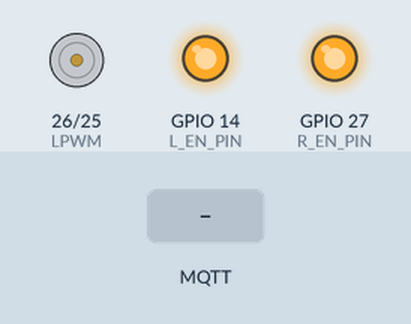
This sketch was run on a simulated ESP32. On the bench: motor-driver pin pairs drawn as motors (green arrow = first pin HIGH = forward, orange = second pin HIGH = backward, longer = more drive), output pins drawn as LEDs (lit = HIGH). The inputs (shaded band) are chosen by the test bench. WiFi joins after 1.5 s; servers stay silent unless stated; no MQTT or app messages arrive unless stated; what the sketch prints to the serial monitor is not drawn.

Above: at 2.8 s.
2.9 s: MQTT message "open" arrives on the first subscribed topic
At 4.1 s:
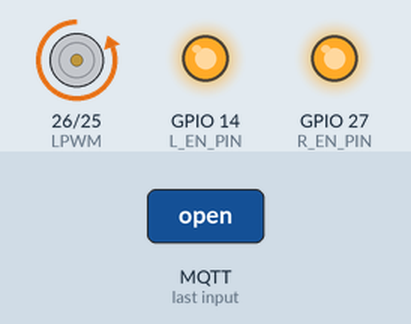
4.4 s: MQTT message "close" arrives on the first subscribed topic
At 5.2 s:
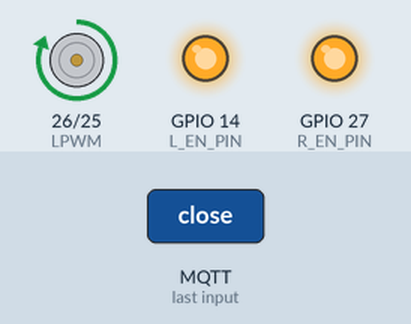
5.9 s: MQTT message "stop" arrives on the first subscribed topic
At 6.9 s:
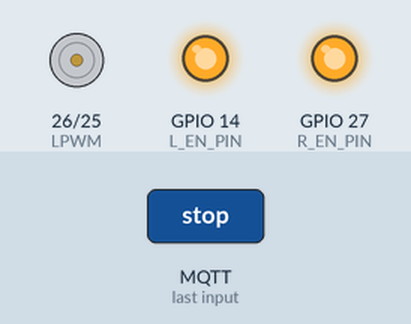
Timing chart, 0 to 8.9 s (numbered marks = the images above; inputs shaded):
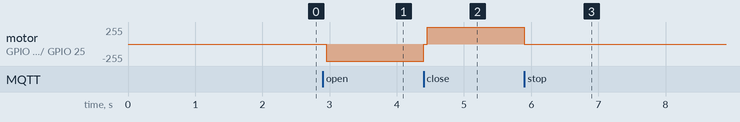

The sketch:

coop_doors_local_mqtt.ino
```cpp
#include <WiFi.h>
#include <WiFiClientSecure.h>
#include <PubSubClient.h>

// ===============================
// ESP32 talks to LOCAL Mosquitto
// ===============================
const bool USE_TLS        = false;  // ESP stays local; PC bridge does the cloud
const bool LOCAL_USE_AUTH = false;  // set true if your local Mosquitto requires user/pass

// -------------------------------
// Wi-Fi
// -------------------------------
const char* ssid     = "Pichler";
const char* password = "10031584918620092960";

// -------------------------------
// MQTT (LOCAL broker)
// -------------------------------
const char* mqtt_server_local = "192.168.178.83";   // <-- your PC’s IP here
const int   mqtt_port_plain   = 1883;
const char* mqtt_user_local   = "user";             // used only if LOCAL_USE_AUTH=true
const char* mqtt_pass_local   = "pass";

// (Optional: direct HiveMQ creds — NOT used when USE_TLS=false)
const char* mqtt_server_hivemq = "9f842ff8cdfa4626bbff7520495845c8.s1.eu.hivemq.cloud";
const int   mqtt_port_tls      = 8883;
const char* mqtt_user_hivemq   = "Pichler";
const char* mqtt_pass_hivemq   = "DPadgGLWnbdJ2025e!";

// IDs & Topics
const char* clientID     = "klappe2";
const char* cmd_topic    = "huehnerklappe/klappe2/cmd";
const char* status_topic = "huehnerklappe/klappe2/status";

// -------------------------------
// Clients
// -------------------------------
WiFiClientSecure tlsClient;
WiFiClient       tcpClient;
PubSubClient     client(USE_TLS ? (Client&)tlsClient : (Client&)tcpClient);

// -------------------------------
// BTS7960 wiring (digital HIGH/LOW only)
// -------------------------------
const int RPWM = 25;   // forward input
const int LPWM = 26;   // reverse input
const int R_EN_PIN = 27;  // enable (set HIGH)
const int L_EN_PIN = 14;  // enable (set HIGH)
const uint16_t DEADTIME_MS = 50; // dead-time when changing direction

// -------------------------------
// State
// -------------------------------
String motorState = "stopped";

// -------------------------------
// Helper: motor control (full speed)
// -------------------------------
void motorStop() {
  digitalWrite(RPWM, LOW);
  digitalWrite(LPWM, LOW);
}

void motorForward() {
  // enforce dead-time to avoid shoot-through
  motorStop();
  delay(DEADTIME_MS);
  digitalWrite(RPWM, HIGH);
  digitalWrite(LPWM, LOW);
}

void motorReverse() {
  motorStop();
  delay(DEADTIME_MS);
  digitalWrite(RPWM, LOW);
  digitalWrite(LPWM, HIGH);
}

// -------------------------------
// Wi-Fi
// -------------------------------
void setup_wifi() {
  Serial.println("Verbinde mit WLAN...");
  WiFi.begin(ssid, password);
  while (WiFi.status() != WL_CONNECTED) {
    delay(400);
    Serial.print(".");
  }
  Serial.printf("\nWLAN verbunden. IP: %s  RSSI: %d dBm\n",
                WiFi.localIP().toString().c_str(), WiFi.RSSI());
}

// -------------------------------
// MQTT callback
// -------------------------------
void openDoor();   // forward decls using digital control
void closeDoor();
void stopMotor(bool dueToError = false);

void mqtt_callback(char* topic, byte* payload, unsigned int length) {
  String msg; msg.reserve(length);
  for (unsigned int i = 0; i < length; i++) msg += (char)payload[i];
  Serial.printf("Empfangen auf %s: %s\n", topic, msg.c_str());

  // Accept optional "cmd:NNN" but we ignore the NNN (full speed always)
  int sep = msg.indexOf(':');
  String cmd = (sep >= 0) ? msg.substring(0, sep) : msg;

  if      (cmd == "open")  openDoor();
  else if (cmd == "close") closeDoor();
  else if (cmd == "stop")  stopMotor();
}

// -------------------------------
// MQTT connect (with LWT)
// -------------------------------
bool connectMqtt() {
  Serial.print("Verbinde zum MQTT-Broker... ");
  const char* willPayload = "offline";
  const bool  willRetain  = true;
  const int   willQoS     = 1;

  bool ok = false;
  if (USE_TLS) {
    ok = client.connect(clientID,
                        mqtt_user_hivemq, mqtt_pass_hivemq,
                        status_topic, willQoS, willRetain, willPayload);
  } else {
    if (LOCAL_USE_AUTH) {
      ok = client.connect(clientID,
                          mqtt_user_local, mqtt_pass_local,
                          status_topic, willQoS, willRetain, willPayload);
    } else {
      ok = client.connect(clientID,
                          status_topic, willQoS, willRetain, willPayload);
    }
  }

  if (ok) {
    Serial.println("verbunden.");
    client.subscribe(cmd_topic, 1);
    client.publish(status_topic, "online", true); // retained presence
  } else {
    Serial.printf("fehlgeschlagen, rc=%d\n", client.state());
  }
  return ok;
}

void reconnect() {
  while (!client.connected()) {
    if (connectMqtt()) break;
    delay(600);
  }
}

// -------------------------------
// Motor actions (publish status)
// -------------------------------
void openDoor() {
  motorState = "geöffnet";
  Serial.println("Öffne Klappe (Vollgas vorwärts)");
  motorForward();
  client.publish(status_topic, "geöffnet");
}

void closeDoor() {
  motorState = "geschlossen";
  Serial.println("Schließe Klappe (Vollgas rückwärts)");
  motorReverse();
  client.publish(status_topic, "geschlossen");
}

void stopMotor(bool dueToError) {
  motorState = "stopped";
  motorStop();
  Serial.println("Motor gestoppt.");
  client.publish(status_topic, dueToError ? "FEHLER: MOTORSTOPP" : "gestoppt");
}

// -------------------------------
// Setup
// -------------------------------
void setup() {
  Serial.begin(115200);
  setup_wifi();

  // Configure motor pins
  pinMode(RPWM, OUTPUT);
  pinMode(LPWM, OUTPUT);
  motorStop(); // start safe

  // Enables HIGH (you can alternatively hard-jumper these to 5 V on the module; never feed 5 V into ESP32)
  if (R_EN_PIN >= 0) { pinMode(R_EN_PIN, OUTPUT); digitalWrite(R_EN_PIN, HIGH); }
  if (L_EN_PIN >= 0) { pinMode(L_EN_PIN, OUTPUT); digitalWrite(L_EN_PIN, HIGH); }

  // MQTT target
  if (USE_TLS) {
    tlsClient.setInsecure(); // demo only; normally verify CA!
    client.setServer(mqtt_server_hivemq, mqtt_port_tls);
    Serial.println("MQTT over TLS (direkt HiveMQ) – nur falls bewusst aktiviert.");
  } else {
    client.setServer(mqtt_server_local, mqtt_port_plain);
    Serial.println("MQTT lokal ohne TLS (Bridge spiegelt zur Cloud).");
  }

  client.setCallback(mqtt_callback);
  client.setKeepAlive(60);
  client.setSocketTimeout(5);

  reconnect();
}

// -------------------------------
// Loop
// -------------------------------
void loop() {
  if (!client.connected()) reconnect();
  client.loop();
}
```

Measured:
- after the input at 2.9 s, motor on GPIO 26 (LPWM) / GPIO 25 (RPWM): stopped → backward 255/255 after 0.05 s
- after the input at 4.4 s, motor on GPIO 26 (LPWM) / GPIO 25 (RPWM): backward 255/255 → forward 255/255 at once
- after the input at 5.9 s, motor on GPIO 26 (LPWM) / GPIO 25 (RPWM): forward 255/255 → stopped at once
